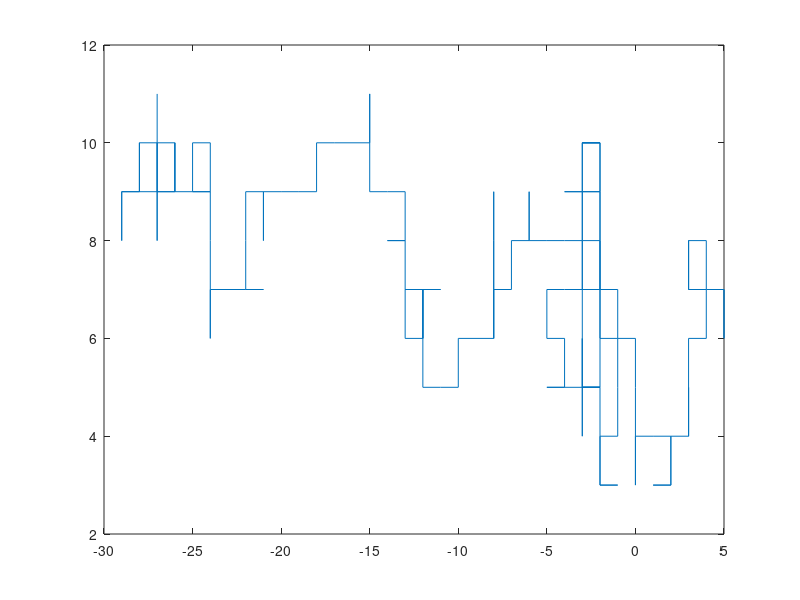

MATLAB code for this plot:
clear all
close all

first_gene=round(4*rand(200,1));

initialx=5;
initialy=7;

for i=1:length(first_gene)
	if i==1
		currentx(i)=initialx;
		currenty(i)=initialy;
	elseif first_gene(i)==1
currentx(i)=currentx(i-1);
currenty(i)=currenty(i-1)+1;
	elseif first_gene(i)==2
currentx(i)=currentx(i-1)-1;
currenty(i)=currenty(i-1);
	elseif first_gene(i)==3	
currentx(i)=currentx(i-1);
currenty(i)=currenty(i-1)-1;
	elseif first_gene(i)==4
currentx(i)=currentx(i-1)+1;
currenty(i)=currenty(i-1);
	elseif first_gene(i)==0
currentx(i)=currentx(i-1);
currenty(i)=currenty(i-1);		
		end

	end

	
plot(currentx,currenty)